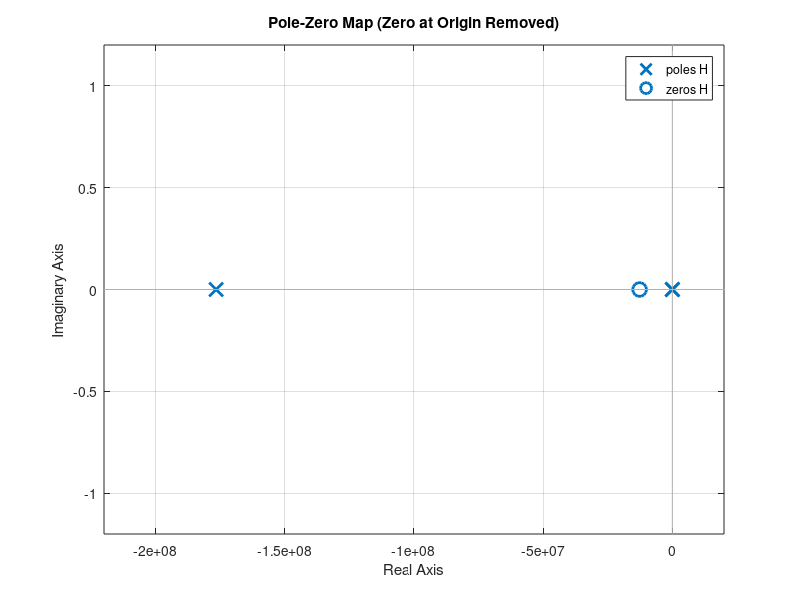

Write the MATLAB code that produced this figure. (Note: this script raises an error after producing the figure.)
clc; close all;

% System Parameters
Kvco = 2 * pi * 180e6;  % VCO gain in rad/s/V
M = 16;                 % Division ratio
Icp = 7.3e-3;           % Charge pump current in A
R1 = 610;               % Loop filter resistor in ohms
C1 = 129.3e-12;           % Loop filter capacitor in F
C2 = 10e-12;           
R3 = 16.16e3;           % Second resistor in loop filter
C3 = 0.1e-12;           
Const1 = (Icp * Kvco) / (2 * pi * M);  % Loop gain constant
Const1 = (Icp * Kvco) / (2*pi*M*C1*C2*R1);

% Original Transfer Function Coefficients
b = [C1 * R1 * Const1, Const1];  % Numerator
a = [R1 * R3 * C1 * C2 * C3, ...
     R1 * C1 * C2 + R3 * C1 * C3 + R3 * C2 * C3 + R1 * C1 * C3, ...
     C1 + C2 + C3, ...
     0, ...
     0];                         % Denominator
a= [1, ((C1 + C2) / (C1 * C2 * R1)), 0, 0]
% Remove zero at origin (leading zero in numerator)
if abs(b(1)) < 1e-12
    b = b(2:end);
end

% Create Transfer Function
H = tf(b, a);

% Display
disp('Transfer Function with Zero at Origin Removed:');
H

% Pole-Zero Map
figure;
pzmap(H);
grid on;
title('Pole-Zero Map (Zero at Origin Removed)');

% Gain and Phase Margin
[GM, PM, Wcg, Wcp] = margin(H);

% Bode plot with margin lines
figure;
[mag, phase, w] = bode(H);
mag = squeeze(mag);
phase = squeeze(phase);

% Plot magnitude and phase
yyaxis left
semilogx(w, 20*log10(mag), 'b', 'LineWidth', 2);
ylabel('Magnitude (dB)');
yline(0, '--k', 'LineWidth', 1);

yyaxis right
semilogx(w, phase, 'r', 'LineWidth', 2);
ylabel('Phase (deg)');
yline(-180, '--k', 'LineWidth', 1);

% Vertical lines for crossover frequencies
xline(Wcp, '--b', sprintf('PM = %.1f°', PM), 'LineWidth', 1.5, ...
    'LabelVerticalAlignment', 'bottom', 'LabelHorizontalAlignment', 'center');
xline(Wcg, '--r', sprintf('GM = %.1f dB', 20*log10(GM)), 'LineWidth', 1.5, ...
    'LabelVerticalAlignment', 'top', 'LabelHorizontalAlignment', 'center');

grid on;
title('Bode Plot with Phase and Gain Margin type 2 order 4 PLL');
xlabel('Frequency (rad/s)');
